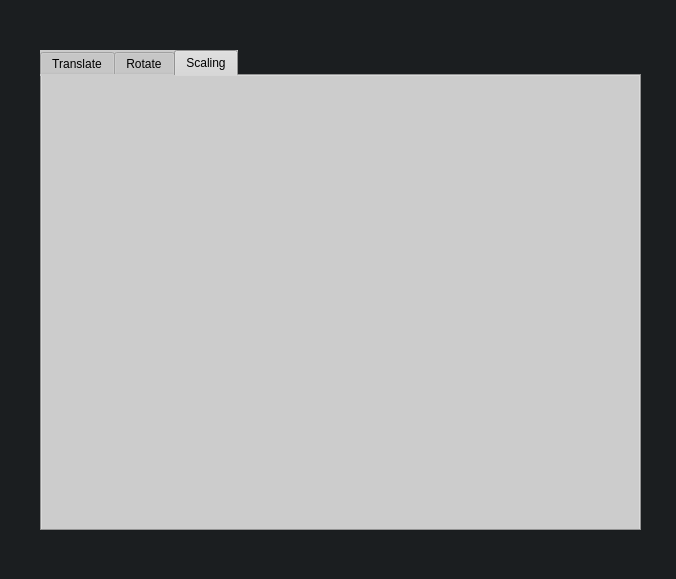
<?xml version="1.0" encoding="UTF-8"?>
<ui version="4.0">
 <class>Dialog</class>
 <widget class="QDialog" name="Dialog">
  <property name="geometry">
   <rect>
    <x>0</x>
    <y>0</y>
    <width>676</width>
    <height>579</height>
   </rect>
  </property>
  <property name="windowTitle">
   <string>Dialog</string>
  </property>
  <property name="styleSheet">
   <string notr="true">background-color: rgb(27, 30, 32);</string>
  </property>
  <widget class="QTabWidget" name="tabWidget">
   <property name="geometry">
    <rect>
     <x>40</x>
     <y>50</y>
     <width>601</width>
     <height>481</height>
    </rect>
   </property>
   <property name="styleSheet">
    <string notr="true">background-color: rgb(204, 204, 204);
font-color: rgb(0,0,255);</string>
   </property>
   <property name="currentIndex">
    <number>2</number>
   </property>
   <widget class="QWidget" name="translate_tab">
    <property name="toolTip">
     <string>&lt;html&gt;&lt;head/&gt;&lt;body&gt;&lt;p&gt;&lt;br/&gt;&lt;/p&gt;&lt;/body&gt;&lt;/html&gt;</string>
    </property>
    <attribute name="title">
     <string>Translate</string>
    </attribute>
   </widget>
   <widget class="QWidget" name="rotate_tab">
    <attribute name="title">
     <string>Rotate</string>
    </attribute>
    <widget class="QGroupBox" name="groupBox">
     <property name="geometry">
      <rect>
       <x>40</x>
       <y>120</y>
       <width>281</width>
       <height>251</height>
      </rect>
     </property>
     <property name="styleSheet">
      <string notr="true">background-color: rgb(112, 112, 112);</string>
     </property>
     <property name="title">
      <string/>
     </property>
     <widget class="QRadioButton" name="rotate_origin_button">
      <property name="geometry">
       <rect>
        <x>20</x>
        <y>40</y>
        <width>221</width>
        <height>20</height>
       </rect>
      </property>
      <property name="styleSheet">
       <string notr="true"/>
      </property>
      <property name="text">
       <string>Rotate about the origin</string>
      </property>
     </widget>
     <widget class="QRadioButton" name="rotete_point_button">
      <property name="geometry">
       <rect>
        <x>20</x>
        <y>80</y>
        <width>221</width>
        <height>20</height>
       </rect>
      </property>
      <property name="text">
       <string>Rotate about a point</string>
      </property>
     </widget>
     <widget class="QRadioButton" name="rotate_center_button">
      <property name="geometry">
       <rect>
        <x>20</x>
        <y>120</y>
        <width>241</width>
        <height>20</height>
       </rect>
      </property>
      <property name="text">
       <string>Rotate about the center of an object</string>
      </property>
     </widget>
     <widget class="QLabel" name="label_2">
      <property name="geometry">
       <rect>
        <x>20</x>
        <y>180</y>
        <width>131</width>
        <height>16</height>
       </rect>
      </property>
      <property name="text">
       <string>Rotation angle</string>
      </property>
     </widget>
     <widget class="QLineEdit" name="angulo_input">
      <property name="geometry">
       <rect>
        <x>20</x>
        <y>210</y>
        <width>113</width>
        <height>22</height>
       </rect>
      </property>
     </widget>
    </widget>
    <widget class="QDialogButtonBox" name="buttonBox">
     <property name="geometry">
      <rect>
       <x>240</x>
       <y>410</y>
       <width>341</width>
       <height>32</height>
      </rect>
     </property>
     <property name="styleSheet">
      <string notr="true">background-color: rgb(139, 139, 139);</string>
     </property>
     <property name="orientation">
      <enum>Qt::Horizontal</enum>
     </property>
     <property name="standardButtons">
      <set>QDialogButtonBox::Cancel|QDialogButtonBox::Ok</set>
     </property>
    </widget>
    <widget class="QLabel" name="label_3">
     <property name="geometry">
      <rect>
       <x>370</x>
       <y>30</y>
       <width>211</width>
       <height>341</height>
      </rect>
     </property>
     <property name="styleSheet">
      <string notr="true">background-color: rgb(255, 255, 255);</string>
     </property>
     <property name="text">
      <string/>
     </property>
    </widget>
   </widget>
   <widget class="QWidget" name="scaling_tab">
    <attribute name="title">
     <string>Scaling</string>
    </attribute>
   </widget>
  </widget>
 </widget>
 <resources/>
 <connections>
  <connection>
   <sender>buttonBox</sender>
   <signal>accepted()</signal>
   <receiver>Dialog</receiver>
   <slot>accept()</slot>
   <hints>
    <hint type="sourcelabel">
     <x>248</x>
     <y>254</y>
    </hint>
    <hint type="destinationlabel">
     <x>157</x>
     <y>274</y>
    </hint>
   </hints>
  </connection>
  <connection>
   <sender>buttonBox</sender>
   <signal>rejected()</signal>
   <receiver>Dialog</receiver>
   <slot>reject()</slot>
   <hints>
    <hint type="sourcelabel">
     <x>316</x>
     <y>260</y>
    </hint>
    <hint type="destinationlabel">
     <x>286</x>
     <y>274</y>
    </hint>
   </hints>
  </connection>
 </connections>
</ui>
